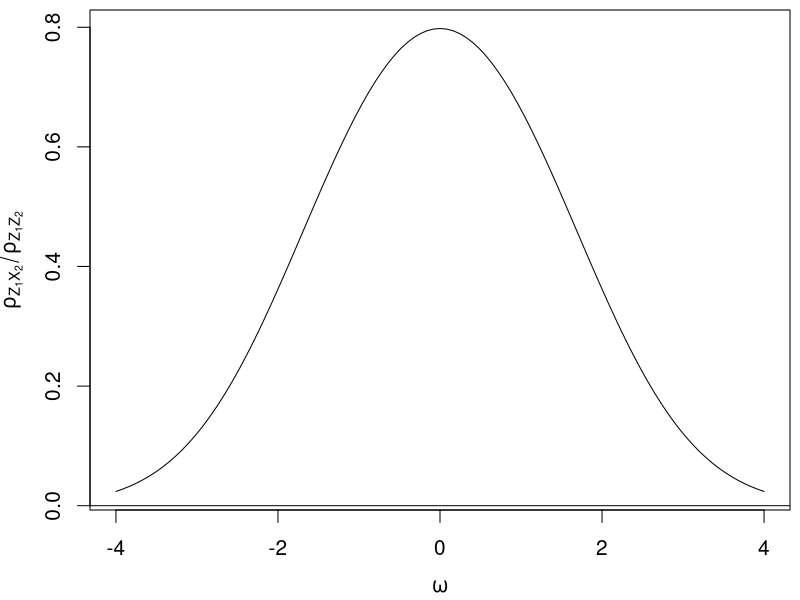

Generate this figure with R:
# plot of the ratio between point-biserial and biserial correlation
# for a bivariate normal rv
# as a function of the threshold omega
biserial<-function(omega)
{
dnorm(omega)/sqrt(pnorm(omega)*(1-pnorm(omega)))
}
op<-par()
op<-par(mai=c(0.9,0.9,0.1,0.1),mgp=c(2.5,1,0),cex=1.25)
plot(function(x) biserial(x),xlim=c(-4,4),ylab=expression(rho[Z[1]*X[2]]/rho[Z[1]*Z[2]]),xlab=expression(omega))
abline(h=0)
par(op)
# --> Figure 1